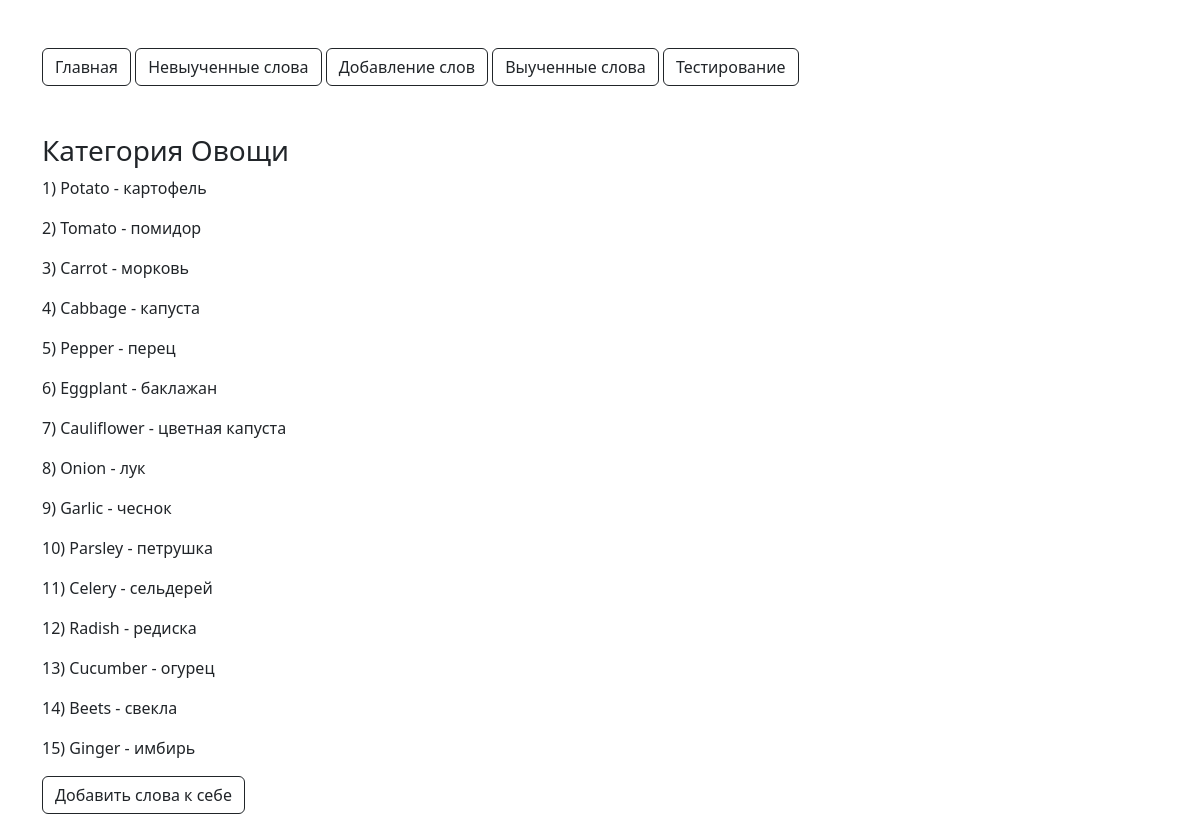
/pages/category.php?category=Овощи, run on the app's committed database.
### tables this page shows
CREATE TABLE `categories_words` (
  `id` int NOT NULL,
  `category` varchar(40) NOT NULL,
  `word` text NOT NULL,
  `translate` text NOT NULL
);

### pages/category.php (the view, shortened to what this page needs)
<!doctype html>
<html lang="en">
<head>
</head>
<body>
    <?php
        require_once "../components/header.php";
    $category = $_GET['category'];
    $words = mysqli_fetch_all(mysqli_query($connect, "SELECT * FROM `categories_words` WHERE `category` = '$category'")); ?>
    <h3><?="Категория " . $category?></h3>
    <?php
       for ($i = 0; $i < count($words); $i++) { ?>
           <p><?= $i + 1 . ") " . $words[$i][2] . " -  " . $words[$i][3]?></p>
       <?php
       }
    ?>
    <form id="add-category-form">
        <button type="submit" class="btn btn-outline-dark mt-2, mb-2">Добавить слова к себе</button>
    </form>
</body>
</html>

### data on the page
categories_words: word "Potato", translate "картофель"
categories_words: word "Tomato", translate "помидор"
categories_words: word "Carrot", translate "морковь"
categories_words: word "Cabbage", translate "капуста"
categories_words: word "Pepper", translate "перец"
categories_words: word "Eggplant", translate "баклажан"
categories_words: word "Cauliflower", translate "цветная капуста"
categories_words: word "Onion", translate "лук"
categories_words: word "Garlic", translate "чеснок"
categories_words: word "Parsley", translate "петрушка"
categories_words: word "Celery", translate "сельдерей"
categories_words: word "Radish", translate "редиска"
categories_words: word "Cucumber", translate "огурец"
categories_words: word "Beets", translate "свекла"
categories_words: word "Ginger", translate "имбирь"

### other printed values
$category "Овощи"
